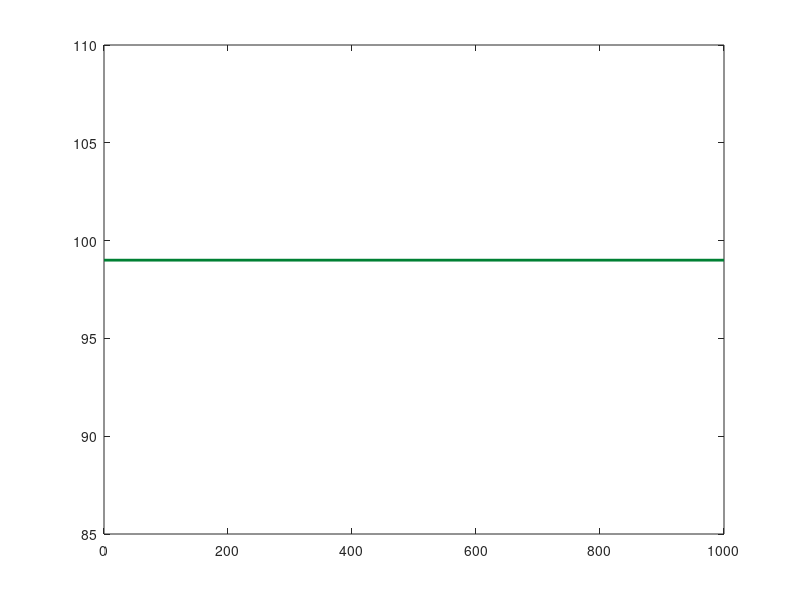

Reproduce this figure in MATLAB. (Note: this script raises an error after producing the figure.)
% clear all
% load('result.mat');
t = 1:1000;

figure(1);
plot([0 1000], [99 99], 'Color', [0 .5 .2], 'LineWidth', 2);
hold on;
plot(t, b10e1, '-', 'Color', [.85 0 0], 'LineWidth', 1.5);
plot(t, b10e5, '-.', 'Color', [.85 0 0], 'LineWidth', 1.5);
plot(t, b10e20, '--', 'Color', [.85 0 0], 'LineWidth', 1.5);

plot(t, b50e1, '-', 'Color', [.9 .7 0], 'LineWidth', 1.5);
plot(t, b50e5, '-.', 'Color', [.9 .7 0], 'LineWidth', 1.5);
plot(t, b50e20, '--', 'Color', [.9 .7 0], 'LineWidth', 1.5);

plot(t, b600e1, '-', 'Color', [0 .5 .9], 'LineWidth', 1.5);
plot(t, b600e5, '-.', 'Color', [0 .5 .9], 'LineWidth', 1.5);
plot(t, b600e20, '--', 'Color', [0 .5 .9], 'LineWidth', 1.5);
hold off;

xlabel('Communication Rounds');
ylabel('Test Accuracy (%)');
title('MNIST CNN IID');
legend({'','B=10 E=1','B=10 E=5','B=10 E=20','B=50 E=1','B=50 E=5','B=50 E=20','B=\infty E=1','B=\infty E=5','B=\infty E=20'},'Location','southeast');
legend('boxoff');

axis([0 1000 90 100]);
